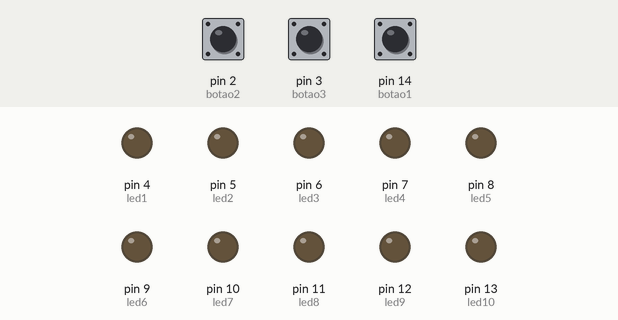
This sketch was run on a simulated Arduino Uno, built with avr-gcc and run on an emulated ATmega328P. Parts: output pins drawn as LEDs (lit = HIGH). The inputs (shaded band) are chosen by the test bench; at power-on: pin 2 (botao2) LOW, pin 14 (botao1) LOW, pin 3 (botao3) LOW.

Above: at 1.2 s.
1.3 s: pin 2 (botao2) pulled HIGH for 0.15 s
At 1.4 s:
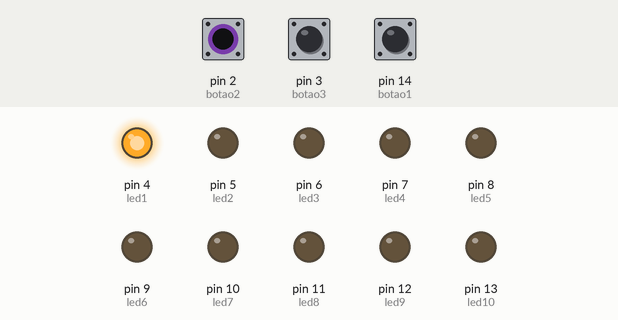
4.3 s: pin 14 (botao1) pulled HIGH for 3.2 s
At 4.8 s:
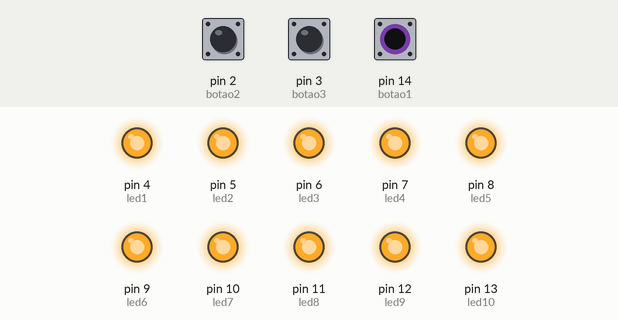
9.8 s: pin 3 (botao3) pulled HIGH for 0.15 s
At 12.0 s:
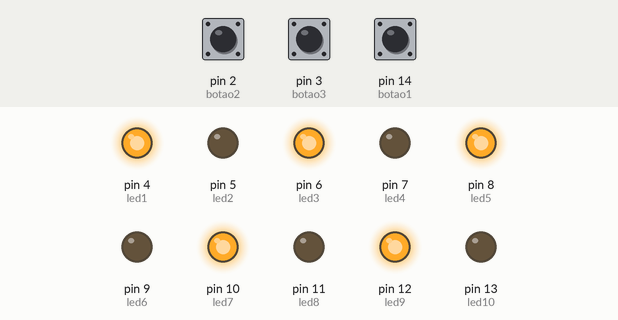
12.8 s: pin 3 (botao3) pulled HIGH for 3.2 s
At 18.5 s:
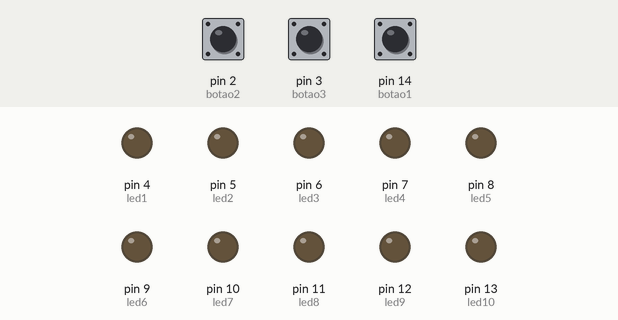
18.7 s: pin 3 (botao3) pulled HIGH for 1 s
At 21.7 s:
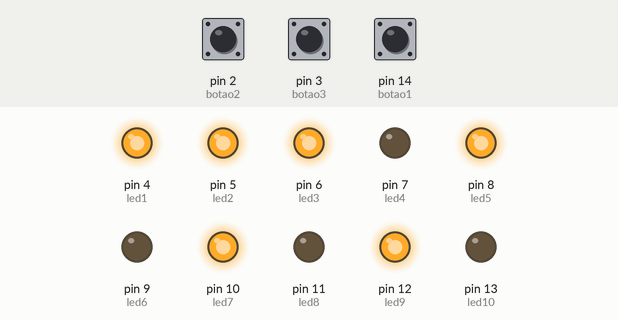
Timing chart, 0 to 23.7 s (numbered marks = the images above; inputs shaded):
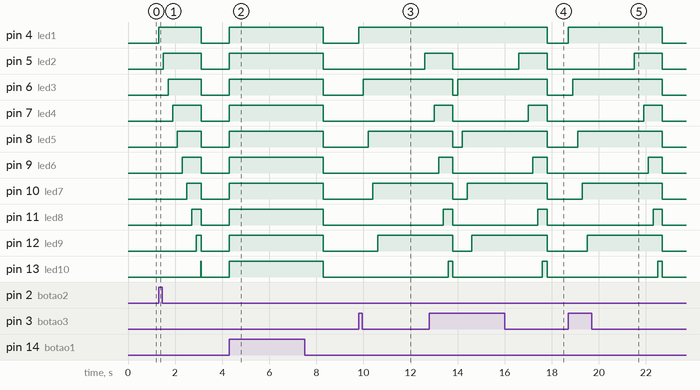

Measured:
- after the input at 1.3 s, pin 4 (led1): LOW → HIGH at once, → LOW 1.8 s later; pin 5 (led2): LOW → HIGH after 0.20 s, → LOW 1.6 s later; pin 6 (led3): LOW → HIGH after 0.40 s, → LOW 1.4 s later; pin 7 (led4): LOW → HIGH after 0.60 s, → LOW 1.2 s later; pin 8 (led5): LOW → HIGH after 0.80 s, → LOW 1.0 s later
- after the input at 4.3 s, pin 4 (led1), pin 5 (led2), pin 6 (led3), pin 7 (led4), pin 8 (led5), pin 9 (led6), pin 10 (led7), pin 11 (led8), pin 12 (led9), pin 13 (led10): LOW → HIGH at once, → LOW 4.0 s later
- after the input at 9.8 s, pin 4 (led1): LOW → HIGH at once; pin 5 (led2): LOW → HIGH after 2.8 s; pin 6 (led3): LOW → HIGH after 0.20 s; pin 8 (led5): LOW → HIGH after 0.40 s; pin 10 (led7): LOW → HIGH after 0.60 s
- after the input at 12.8 s, pin 4 (led1): HIGH → LOW after 5.0 s instead of 1.0 s
- after the input at 18.7 s, pin 4 (led1): LOW → HIGH at once, → LOW 4.0 s later; pin 5 (led2): LOW → HIGH after 2.8 s, → LOW 1.2 s later; pin 6 (led3): LOW → HIGH after 0.20 s, → LOW 3.8 s later; pin 7 (led4): LOW → HIGH after 3.2 s, → LOW 0.80 s later; pin 8 (led5): LOW → HIGH after 0.40 s, → LOW 3.6 s later

The sketch:

codigo.ino
```cpp
const int botao1 = 14;
const int botao2 = 2;
const int botao3 = 3;
const int led1 = 4;
const int led2 = 5;
const int led3 = 6;
const int led4 = 7;
const int led5 = 8;
const int led6 = 9;
const int led7 = 10;
const int led8 = 11;
const int led9 = 12;
const int led10 = 13;

int valor1;
int valor2;
int valor3;

void setup()
{
  pinMode(botao1, INPUT);
  pinMode(botao2, INPUT);
  pinMode(botao3, INPUT);

  pinMode(led1, OUTPUT);
  pinMode(led2, OUTPUT);
  pinMode(led3, OUTPUT);
  pinMode(led4, OUTPUT);
  pinMode(led5, OUTPUT);
  pinMode(led6, OUTPUT);
  pinMode(led7, OUTPUT);
  pinMode(led8, OUTPUT);
  pinMode(led9, OUTPUT);
  pinMode(led10, OUTPUT);

}

void loop()
{
 valor1 = digitalRead(botao1);
 valor2 = digitalRead(botao2);
 valor3 = digitalRead(botao3);

  if(valor1){
   acendetudoapaga();
  }else{
    apagatudo();
  }

  if(valor2){
   piscapisca();
  }else{
    apagatudo();
  }

  if(valor3){
   piscaintercalado();
  }else{
      apagatudo();
    }

}


  void acendetudoapaga()
  {
    digitalWrite(led1, HIGH);
    digitalWrite(led2, HIGH);
    digitalWrite(led3, HIGH);
    digitalWrite(led4, HIGH);
    digitalWrite(led5, HIGH);
    digitalWrite(led6, HIGH);
    digitalWrite(led7, HIGH);
    digitalWrite(led8, HIGH);
    digitalWrite(led9, HIGH);
    digitalWrite(led10, HIGH);
    delay(1000);
    digitalWrite(led1, LOW);
    digitalWrite(led2, LOW);
    digitalWrite(led3, LOW);
    digitalWrite(led4, LOW);
    digitalWrite(led5, LOW);
    digitalWrite(led6, LOW);
    digitalWrite(led7, LOW);
    digitalWrite(led8, LOW);
    digitalWrite(led9, LOW);
    digitalWrite(led10, LOW);
  }

  void piscapisca()
  {
    digitalWrite(led1, HIGH);
    delay(200);
    digitalWrite(led2, HIGH);
    delay(200);
    digitalWrite(led3, HIGH);
    delay(200);
    digitalWrite(led4, HIGH);
    delay(200);
    digitalWrite(led5, HIGH);
    delay(200);
    digitalWrite(led6, HIGH);
    delay(200);
    digitalWrite(led7, HIGH);
    delay(200);
    digitalWrite(led8, HIGH);
    delay(200);
    digitalWrite(led9, HIGH);
    delay(200);
    digitalWrite(led10, HIGH);
    delay(10);
    digitalWrite(led1, LOW);
    digitalWrite(led2, LOW);
    digitalWrite(led3, LOW);
    digitalWrite(led4, LOW);
    digitalWrite(led5, LOW);
    digitalWrite(led6, LOW);
    digitalWrite(led7, LOW);
    digitalWrite(led8, LOW);
    digitalWrite(led9, LOW);
    digitalWrite(led10, LOW);
  }

  void piscaintercalado()
  {
    digitalWrite(led1, HIGH);
    delay(200);
    digitalWrite(led3, HIGH);
    delay(200);
    digitalWrite(led5, HIGH);
    delay(200);
    digitalWrite(led7, HIGH);
    delay(200);
    digitalWrite(led9, HIGH);
    delay(2000);
    digitalWrite(led2, HIGH);
    delay(200);
    digitalWrite(led2, HIGH);
    delay(200);
    digitalWrite(led4, HIGH);
    delay(200);
    digitalWrite(led6, HIGH);
    delay(200);
    digitalWrite(led8, HIGH);
    delay(200);
    digitalWrite(led10, HIGH);
    delay(200);
    digitalWrite(led1, LOW);
    digitalWrite(led2, LOW);
    digitalWrite(led3, LOW);
    digitalWrite(led4, LOW);
    digitalWrite(led5, LOW);
    digitalWrite(led6, LOW);
    digitalWrite(led7, LOW);
    digitalWrite(led8, LOW);
    digitalWrite(led9, LOW);
    digitalWrite(led10, LOW);
  }

  void apagatudo()
  {
    digitalWrite(led1, LOW);
    digitalWrite(led2, LOW);
    digitalWrite(led3, LOW);
    digitalWrite(led4, LOW);
    digitalWrite(led5, LOW);
    digitalWrite(led6, LOW);
    digitalWrite(led7, LOW);
    digitalWrite(led8, LOW);
    digitalWrite(led9, LOW);
    digitalWrite(led10, LOW);
  }
```
